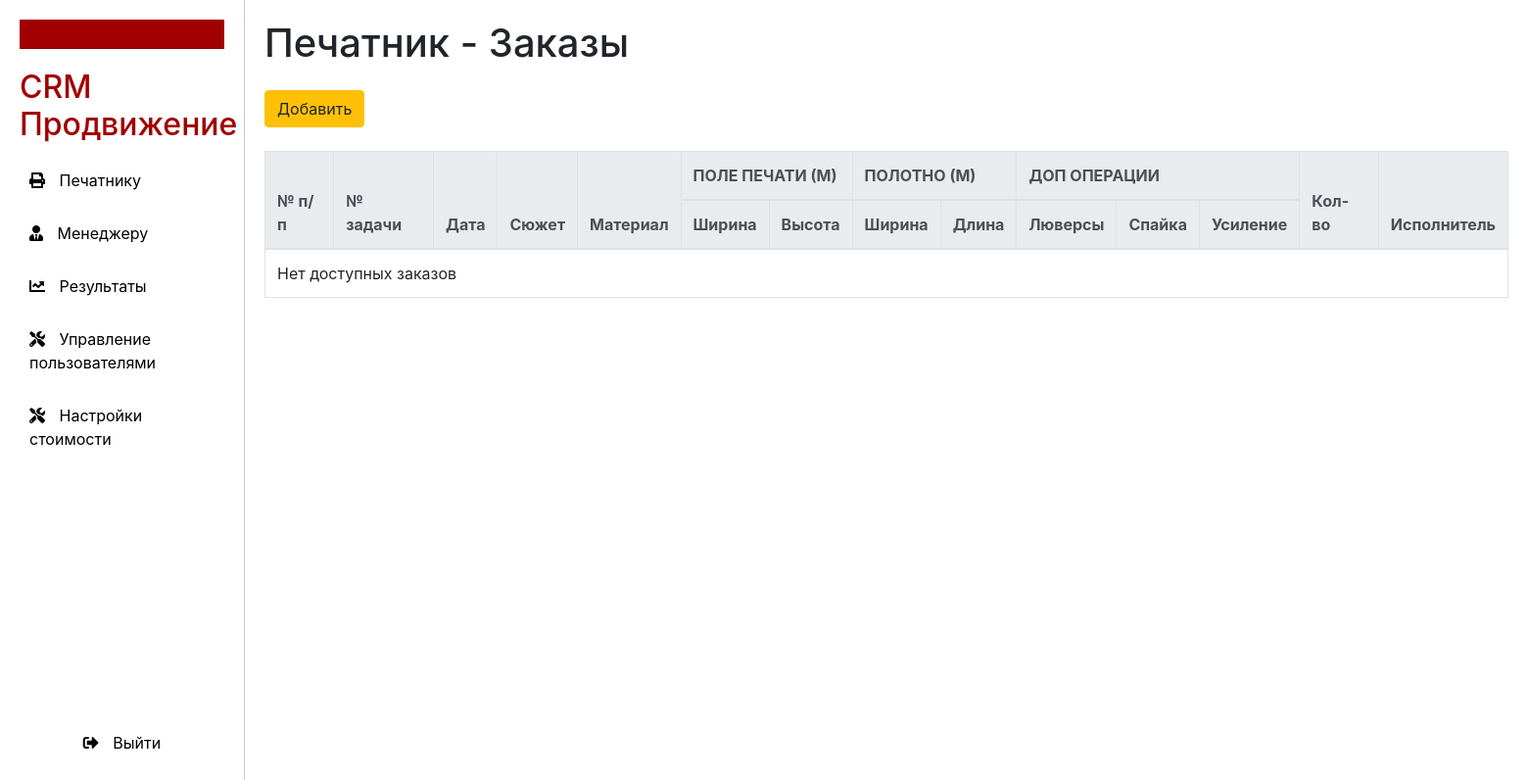
Before: /printer (signed in) with the older database file.
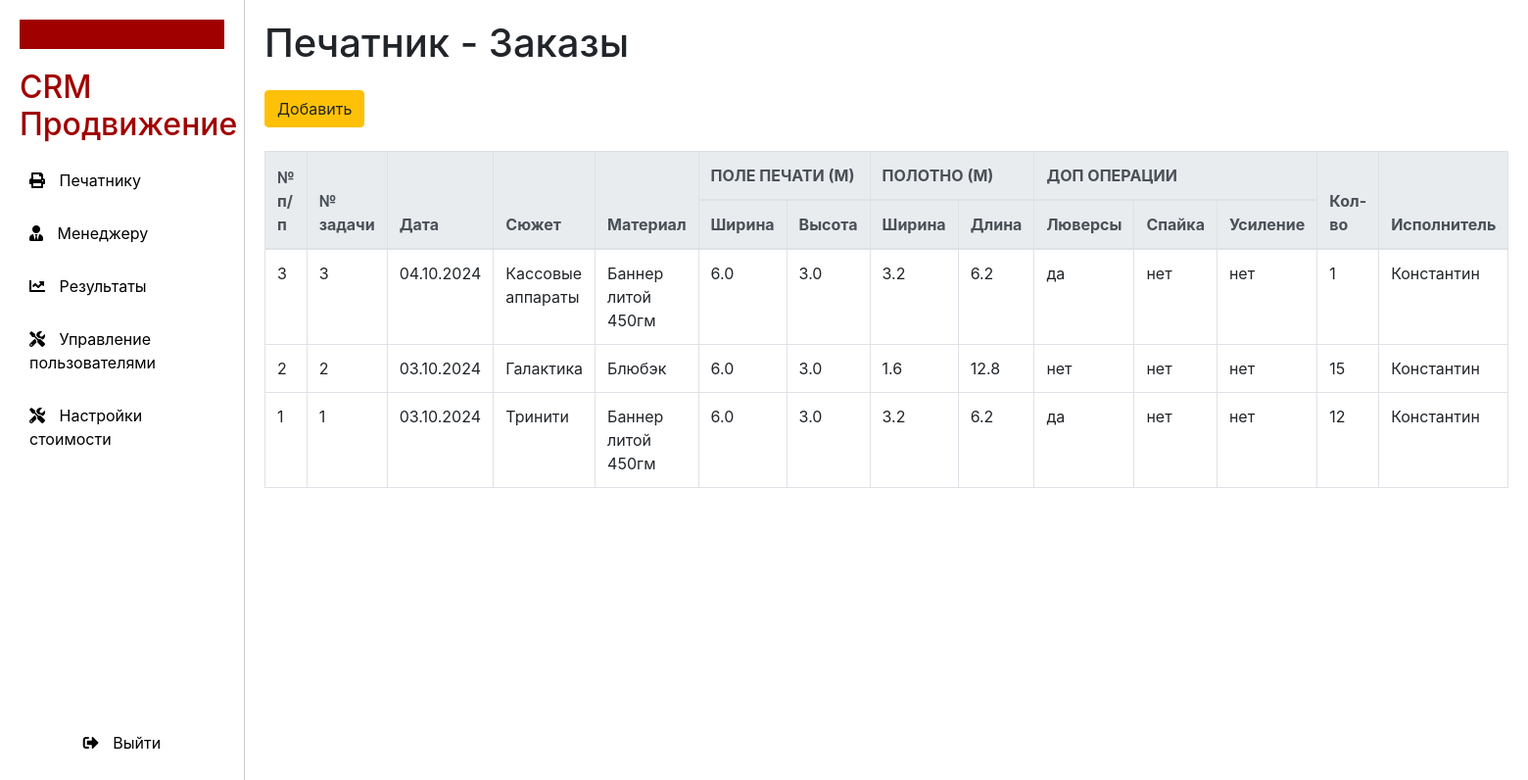
After: the same page with the newer database file.
### models.py (models this page shows)
class Order(Base):
    __tablename__ = 'orders'
    id = Column(Integer, primary_key=True, autoincrement=True)
    task_number = Column(Integer, nullable=False)
    date = Column(Date, nullable=False)
    subject = Column(String, nullable=False)
    material = Column(String, nullable=False)
    quantity = Column(Integer, nullable=False)
    performer = Column(String, nullable=False)
    print_width = Column(Float, nullable=False)
    print_height = Column(Float, nullable=False)
    canvas_width = Column(Float, nullable=False)
    canvas_length = Column(Float, nullable=False)
    eyelets = Column(String, nullable=False)
    spike = Column(String, nullable=False)
    reinforcement = Column(String, nullable=False)
    customer = Column(String, nullable=True)
    price_per_unit = Column(Integer, nullable=True)
    total_amount = Column(Integer, nullable=True)
    result: Mapped["Result"] = relationship(back_populates="order")

### main.py (the view)
@app.get("/printer", response_class=HTMLResponse)
async def printer_page(
        request: Request,
        db: Session = Depends(get_db),
        current_user: User = Depends(get_current_user)
):
    check_role_access(current_user, {Role.printer, Role.superuser, Role.admin})
    orders = db.query(Order).order_by(Order.id.desc()).all()
    return templates.TemplateResponse("printer.html",
                                      {"request": request,
                                       "orders": orders,
                                       "current_user": current_user,
                                       "role": current_user.role.value, })

### templates/printer.html (shortened to what this page needs)
{% extends "layout.html" %}
{% block result %}
<div class="content">
    <h1>Печатник - Заказы</h1>
    <button class="btn btn-warning mt-3">Добавить</button>
    <table class="table table-bordered mt-4">
        <thead class="thead-light">
        <tr>
            <th rowspan="2">№ п/п</th>
            <th rowspan="2">№ задачи</th>
            <th rowspan="2">Дата</th>
            <th rowspan="2">Сюжет</th>
            <th rowspan="2">Материал</th>
            <th colspan="2">ПОЛЕ ПЕЧАТИ (М)</th>
            <th colspan="2">ПОЛОТНО (М)</th>
            <th colspan="3">ДОП ОПЕРАЦИИ</th>
            <th rowspan="2">Кол-во</th>
            <th rowspan="2">Исполнитель</th>
        </tr>
        <tr>
            <th>Ширина</th>
            <th>Высота</th>
            <th>Ширина</th>
            <th>Длина</th>
            <th>Люверсы</th>
            <th>Спайка</th>
            <th>Усиление</th>
        </tr>
        </thead>
        {% if orders %}
        <tbody>
        {% for order in orders %}
        <tr>
            <td>{{ order.id }}</td>
            <td>{{ order.task_number }}</td>
            <td>{{ order.date.strftime("%d.%m.%Y") }}</td>
            <td>{{ order.subject }}</td>
            <td>{{ order.material }}</td>
            <td>{{ order.print_width }}</td>
            <td>{{ order.print_height }}</td>
            <td>{{ order.canvas_width }}</td>
            <td>{{ order.canvas_length }}</td>
            <td>{{ order.eyelets }}</td>
            <td>{{ order.spike }}</td>
            <td>{{ order.reinforcement }}</td>
            <td>{{ order.quantity }}</td>
            <td>{{ order.performer }}</td>
        </tr>
        {% endfor %}
        </tbody>
        {% else %}
        <tr>
            <td colspan="14">Нет доступных заказов</td>
        </tr>
        {% endif %}
    </table>
</div>
{% endblock %}

### templates/layout.html (shortened to what this page needs)
<!DOCTYPE html>
<html lang="ru">
<head>
    <link href="https://stackpath.bootstrapcdn.com/bootstrap/4.5.2/css/bootstrap.min.css" rel="stylesheet">
    <link rel="stylesheet" href="https://cdnjs.cloudflare.com/ajax/libs/font-awesome/5.15.4/css/all.min.css">
</head>
<body>
{% include 'sidebar.html' %}
{% block result %}
{% endblock %}
</body>
</html>

### templates/sidebar.html (shortened to what this page needs)
<div class="sidebar">
    <div class="top-strip"></div>
    <h2>CRM Продвижение</h2>
    <ul class="nav flex-column" style="flex-grow: 1; list-style-type: none; padding: 0;">
        {% if role == 'Печатник' %}
        <li class="nav-item">
            <a class="nav-link" href="/printer">
                <i class="fas fa-print"></i> Печатнику
            </a>
        </li>
        {% elif role == 'Менеджер' %}
        <li class="nav-item">
            <a class="nav-link" href="/manager">
                <i class="fas fa-user-tie"></i> Менеджеру
            </a>
        </li>
        {% elif role == 'Администратор' or role == 'Суперпользователь' %}
        <li class="nav-item">
            <a class="nav-link" href="/printer">
                <i class="fas fa-print"></i> Печатнику
            </a>
        </li>
        <li class="nav-item">
            <a class="nav-link" href="/manager">
                <i class="fas fa-user-tie"></i> Менеджеру
            </a>
        </li>
        <li class="nav-item">
            <a class="nav-link" href="/results">
                <i class="fas fa-chart-line"></i> Результаты
            </a>
        </li>
        <li class="nav-item">
            <a class="nav-link" href="/admin">
                <i class="fas fa-tools"></i> Управление пользователями
            </a>
        </li>
        <li class="nav-item">
            <a class="nav-link" href="/settings">
                <i class="fas fa-tools"></i> Настройки стоимости
            </a>
        </li>
        {% endif %}
    </ul>
    <form action="/logout" method="post" style="display: inline;">
        <button type="submit" class="nav-link exit-link" style="border: none; background: none; cursor: pointer;">
            <i class="fas fa-sign-out-alt"></i> Выйти
        </button>
    </form>
</div>

### templates/layout.html (style rules this page uses)
body { display: flex; min-height: 100vh; margin: 0; }
.content { flex: 1; padding: 20px; }
.sidebar { background-color: #000; color: white; height: 100vh; padding: 20px; }
.nav-link { color: white; }
.nav-link i { margin-right: 10px; }

### templates/sidebar.html (style rules this page uses)
.sidebar { background-color: #ffffff; padding: 20px; height: 100vh; color: #000; width: 250px; display: flex; flex-direction: column; border-right: 1px solid #ccc; }
.top-strip { background-color: #a10000; height: 30px; width: 100%; margin-bottom: 20px; }
h2 { color: #a10000; margin: 0 0 15px; }
.nav { flex-grow: 1; overflow-y: auto; padding: 0; margin: 0; list-style-type: none; }
.nav-link { color: #000; text-decoration: none; display: inline-block; width: 100%; padding: 10px; }
.nav-item { margin-bottom: 10px; }
.exit-link { background-color: #c30000; text-align: center; margin-top: auto; }

Changed rows visible on the page:
added Order: id "3", task_number "3", date "04.10.2024", subject "Кассовые аппараты", material "Баннер литой 450гм", print_width "6.0", print_height "3.0", canvas_width "3.2", canvas_length "6.2", eyelets "да", spike "нет", reinforcement "нет", quantity "1", performer "Константин"
added Order: id "2", task_number "2", date "03.10.2024", subject "Галактика", material "Блюбэк", print_width "6.0", print_height "3.0", canvas_width "1.6", canvas_length "12.8", eyelets "нет", spike "нет", reinforcement "нет", quantity "15", performer "Константин"
added Order: id "1", task_number "1", date "03.10.2024", subject "Тринити", material "Баннер литой 450гм", print_width "6.0", print_height "3.0", canvas_width "3.2", canvas_length "6.2", eyelets "да", spike "нет", reinforcement "нет", quantity "12", performer "Константин"
Other visible differences:
text no longer shown: "Нет доступных заказов"
